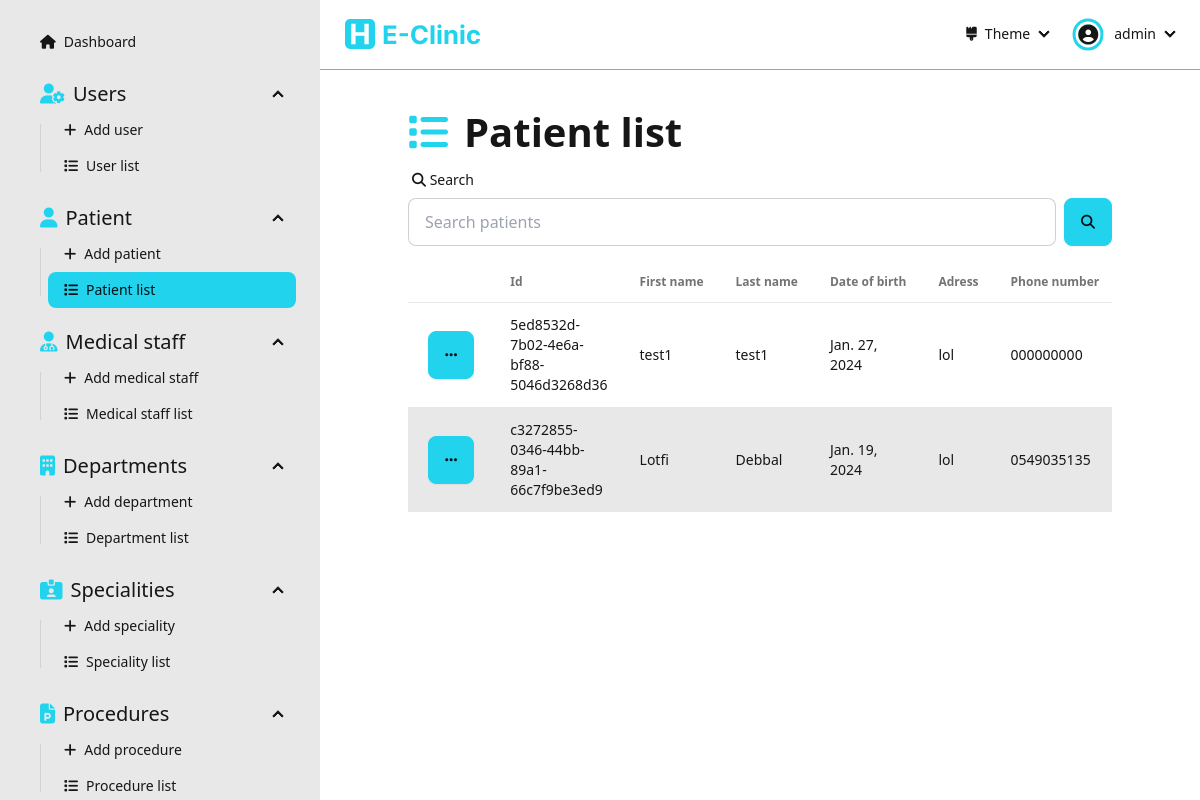
Page /dashboard/patients/ (signed in) on the committed database.
### Dashboard/models.py (models this page shows, shortened)
class Patient(models.Model):
  id = models.UUIDField(primary_key=True, default=uuid.uuid4, editable=False)
  firstName = models.CharField(max_length=256, null=False)
  lastName = models.CharField(max_length=256, null=False)
  dateOfBirth = models.DateField(null=False)
  adress = models.CharField(max_length=256, null=False)
  phoneNumber = models.CharField(max_length=20, null=False, unique=True, validators=[RegexValidator(r'^(00213|\+213|0)(5|6|7)\d{8}$')])
  email = models.CharField(max_length=254, null=False, unique=True, validators=[EmailValidator()])
  gender = models.CharField(max_length=10, choices=Genders.choices, null=False)
  createdAt = models.DateTimeField(auto_now_add=True)
  updatedAt = models.DateTimeField(auto_now=True)

### Dashboard/views/patient.py (the view)
# urls.py: path('dashboard/patients/', patient.patientList, name='patient-list'),
@login_required(login_url='sign-in')
def patientList(request: HttpRequest):
  form = SearchForm(request.GET)
  patients = []
  if form.is_valid():
    search = form.cleaned_data['search']
    patients = Patient.objects.filter(
      Q(id__icontains=search) |
      Q(firstName__icontains=search) |
      Q(lastName__icontains=search) |
      Q(dateOfBirth__icontains=search) |
      Q(adress__icontains=search) |
      Q(phoneNumber__icontains=search) |
      Q(email__icontains=search) |
      Q(gender__icontains=search) |
      Q(updatedAt__icontains=search) |
      Q(createdAt__icontains=search)
    )
  else:
    patients = Patient.objects.all()
  context = { 'patients': patients, 'form': form }
  return render(request, 'pages/patient/patient-list.html', context=context)

### Dashboard/forms.py
class SearchForm(forms.Form):
  search  = forms.CharField(required=False)

### Dashboard/templates/pages/patient/patient-list.html (shortened to what this page needs)
{% extends "layouts/dashboard.html" %}
{% load static %}
{% load widget_tweaks %}
{% block dashboard_content %}
  <div class="flex flex-1 flex-col items-center pb-[5rem]">
    <div class="flex flex-1 flex-col max-w-[90%] lg:max-w-[80%] justify-start w-full">
      <div class="text-[30pt] font-bold"><i class="fas fa-list text-primary mr-[1rem]"></i>Patient list</div>
      <form action="" method="get" class="mb-[1rem]">
        <label class="form-control w-full">
          <div class="label">
            <span class="label-text"><i class="fas fa-search"></i> Search</span>
          </div>
          <div class="flex">
            {% render_field form.search placeholder="Search patients" type="text" class+="input input-bordered w-full" %}
            <button class="btn btn-primary ml-[0.5rem]"><i class="fas fa-search"></i></button>
          </div>
        </label>
      </form>
      {% if patients.count > 0 %}
      <div class="overflow-x-auto flex-1 flex items-start">
        <table class="table table-pin-rows table-pin-cols table-zebra">
          <thead>
            <tr>
              <td></td>
              <td>Id</td>
              <td>First name</td>
              <td>Last name</td>
              <td>Date of birth</td>
              <td>Adress</td>
              <td>Phone number</td>
            </tr>
          </thead>
          <tbody>
            {% for patient in patients %}
              <tr>
                <td>
                  <div class="dropdown">
                    <div tabindex="0" role="button" class="btn btn-primary m-1"><i class="fas fa-ellipsis"></i></div>
                  </div>
                </td>
                <td>{{patient.id}}</td>
                <td>{{patient.firstName}}</td>
                <td>{{patient.lastName}}</td>
                <td>{{patient.dateOfBirth}}</td>
                <td>{{patient.adress}}</td>
                <td>{{patient.phoneNumber}}</td>
              </tr>
            {% endfor %}
          </tbody>
        </table>
      </div>
      {% else %}
        <div class="flex flex-1 flex-col justify-center items-center h-full w-full">
          <img class="h-[30%]" src="{% static "assets/empty-list.svg" %}" alt="empty-list">
          <div class="text-[20pt]">The list is empty</div>
        </div>
      {% endif %}
    </div>
  </div>
{% endblock dashboard_content %}

### Dashboard/templates/components/navbar-dashboard.html (shortened to what this page needs)
{% load static %}
<div class="navbar bg-base-100 border-b-primary border-b-[1px] mb-[2rem] sticky top-0">
  <div class="flex-1">
    <a class="btn btn-ghost hidden md:flex" href="/dashboard">
      <img class="h-full py-[0.5rem]" src="{% static "assets/e-clinic-logo-name.svg" %}" alt="e-clinic logo">
    </a>
  </div>
  <div class="flex-none">
    <ul class="menu menu-horizontal px-1">
      <li>
        <details>
          <summary>
            <i class="fas fa-brush"></i> Theme
          </summary>
        </details>
      </li>
      <li>
        <details>
          <summary>
            <div class="rounded-full mr-[0.5rem] ring ring-primary ring-offset-base-100 ring-offset-[0.15rem] flex justify-center items-center pt-[0.05rem]">
              <i class="fas fa-user-circle text-[15pt]"></i>
            </div>
            {{user}}
          </summary>
        </details>
      </li>
    </ul>
  </div>
</div>

### rows in the picture
Patient: id "5ed8532d-7b02-4e6a-bf88-5046d3268d36", firstName "test1", lastName "test1", dateOfBirth "Jan. 27, 2024", adress "lol", phoneNumber "000000000"
Patient: id "c3272855-0346-44bb-89a1-66c7f9be3ed9", firstName "Lotfi", lastName "Debbal", dateOfBirth "Jan. 19, 2024", adress "lol", phoneNumber "0549035135"

### other values in the picture
{{ user }} "admin"
